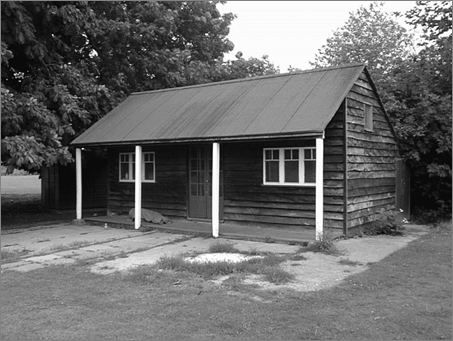
%> input picture Bilder/haus.png, 453 x 341 px
$ octave CVHA1.m   (GNU Octave 9; MATLAB toolbox functions it lacks are replaced by stand-ins)
%> lines starting %> are read from the running program, lines starting %| are printed output that depends on the picture
%> further down, Image is the input picture: size 341x453x3 uint8; min 0, max 255, mean 107.3
### rgb_to_gray.m
% Mike Schreiber, tum.mike@googlemail.com, Matrikelnummer: 3021909
% Philipp Tiefenbacher, philtief@googlemail.com, Matrikelnummer:
% Clemens Horch, ch@tum.de, Matrikelnummer: 3013692
% Kinan Mahdi, kinan.mahdi@tum.de, Matrikelnummer:

%RGB_TO_GRAY
function Gray_image = rgb_to_gray(Image)
    if size(Image,3) == 1
        Gray_image = uint8(Image);
        fprintf('Input is already a gray image!\n')
    else
        Gray_image(:,:,1) = Image(:,:,1) .* 0.299 + Image(:,:,2) .* 0.587 + Image(:,:,3) .* 0.114;
        Gray_image = uint8(Gray_image);
    end
end

### sobel_xy.m
% Mike Schreiber, tum.mike@googlemail.com, Matrikelnummer: 3021909
% Philipp Tiefenbacher, philtief@googlemail.com, Matrikelnummer:
% Clemens Horch, ch@tum.de, Matrikelnummer: 3013692
% Kinan Mahdi, kinan.mahdi@tum.de, Matrikelnummer:

%SOBEL_XY
function [Fx,Fy]=sobel_xy(Image)
% Sx=[1 0 -1;2 0 -2;1 0 -1];
% Sy=[1 2 1;0 0 0;-1 -2 -1];

Image=double(Image);
%> Image: size 341x453 double

Fx=zeros(size(Image));
Fy=zeros(size(Image));

% darf nicht verwendet werden!
% Fx=conv2(Sx,Image);
% Fy=conv2(Sy,Image);


for r=2:size(Image,1)-1
    for c=2:size(Image,2)-1
        Fx(r,c) = Image(r-1,c-1) - Image(r-1,c+1) + 2*Image(r,c-1) - 2*Image(r,c+1) + Image(r+1,c-1) - Image(r+1,c+1);
        Fy(r,c) = Image(r-1,c-1) + 2*Image(r-1,c) + Image(r-1,c+1) - Image(r+1,c-1) - 2*Image(r+1,c) - Image(r+1,c+1);
    end
end
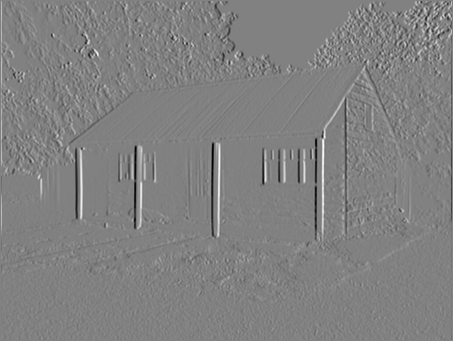
%> Fx: size 341x453 double; min -982, max 956, mean 0; drawn with min black and max white
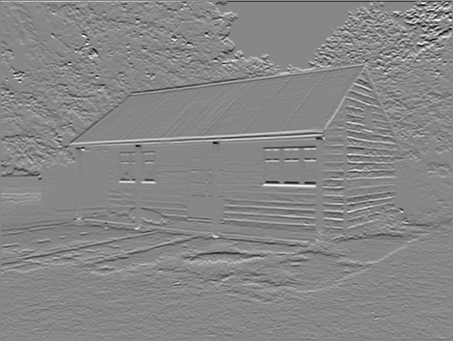
%> Fy: size 341x453 double; min -902, max 799, mean 0.3; drawn with min black and max white


% [15 lines of commented-out code are left out]
end

### harris_detektor.m
% Mike Schreiber, tum.mike@googlemail.com, Matrikelnummer: 3021909
% Philipp Tiefenbacher, philtief@googlemail.com, Matrikelnummer:
% Clemens Horch, ch@tum.de, Matrikelnummer: 3013692
% Kinan Mahdi, kinan.mahdi@tum.de, Matrikelnummer:

%HARRIS_DETEKTOR
function Merkmale=harris_detektor(Bild, W, k, tau, do_plot)
%> called with W = 7, k = 0.04, tau = 1000, do_plot = 1
%function Merkmale=harris_detektor(Bild, W, k, tau, tile_size, N, min_dist, do_plot)
if size(Bild,3) == 3
    Bild = rgb_to_gray(Bild);
end

[Fx,Fy]=sobel_xy(Bild);

G=zeros(2,2);
windowX=zeros(W,W);
windowY=zeros(W,W);
windowXY=zeros(W,W);
i=1;

Fx2=Fx.^2;
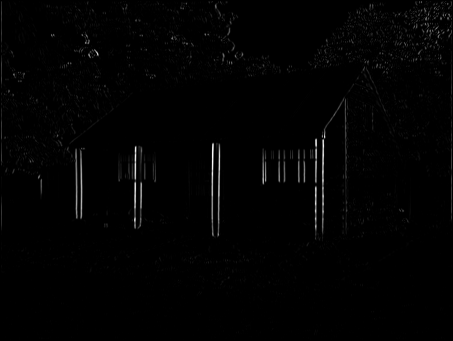
%> Fx2: size 341x453 double; min 0, max 964324, mean 10431.2; drawn with min black and max white
Fy2=Fy.^2;
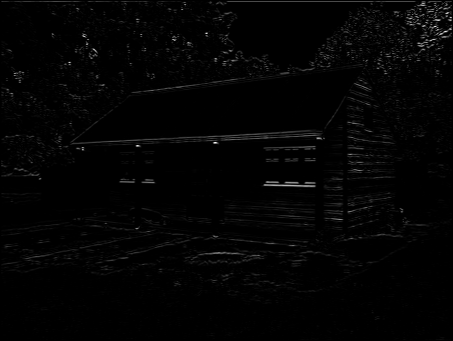
%> Fy2: size 341x453 double; min 0, max 813604, mean 12255.8; drawn with min black and max white
FxFy=Fx.*Fy;
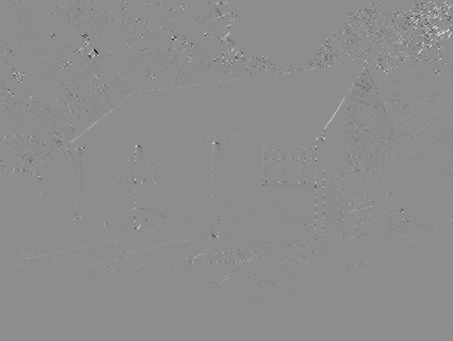
%> FxFy: size 341x453 double; min -463536, max 373396, mean -11.9; drawn with min black and max white

W=(W-1)/2;

for r=W+1:size(Bild,1)-W
    for c=W+1:size(Bild,2)-W
        windowX=Fx2(r-W:r+W,c-W:c+W);
        windowY=Fy2(r-W:r+W,c-W:c+W);
        windowXY=FxFy(r-W:r+W,c-W:c+W);
        G(1,1)=sum(windowX(:));
        G(1,2)=sum(windowXY(:));
        G(2,1)=G(1,2);
        G(2,2)=sum(windowY(:));

        % Option 1:
        d=eig(G);
        C=sqrt(min(d(:)));

        % Option 2:
        %C=det(G)-k*(trace(G))^2;

        if C > tau
            Merkmale(i,:)=[r c];
            i=i+1;
        end
    end
end
%> after the loop, G = [62905 1283; 1283 73425]; i = 7093

% [28 lines of commented-out code are left out]


if do_plot==1
    % [4 lines of commented-out code are left out]
    size(Merkmale)
%> ans = [7092 2]

    imshow(Bild)
    hold on

    x=Merkmale(:,2);
%> x = 7092 values, max 450 at index 48, min 4 at index 5593, mean 300.4
    y=Merkmale(:,1);
%> y = 7092 values from 4 to 239

    plot(x,y,'bx');


    hold off

end

end

### CVHA1.m
% Mike Schreiber, tum.mike@googlemail.com, Matrikelnummer: 3021909
% Philipp Tiefenbacher, philtief@googlemail.com, Matrikelnummer:
% Clemens Horch, ch@tum.de, Matrikelnummer: 3013692
% Kinan Mahdi, kinan.mahdi@tum.de, Matrikelnummer: 3623887

%F�r die letztendlich Abgabe bitte das folgende auskommentieren, und korrekte
%Parameter Ihres Harris Detektors �bergeben
Image = imread('Bilder/haus.png');
IGray = rgb_to_gray(Image);
[Fx,Fy]=sobel_xy(IGray);
%tic
Merkmale = harris_detektor(IGray,7,0.04,1000,1);
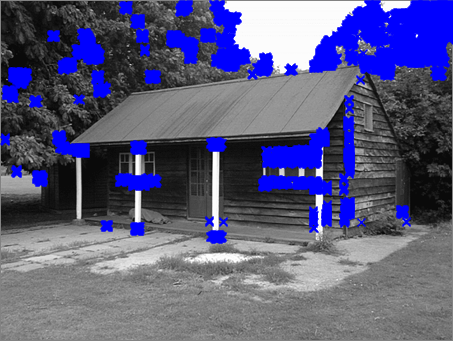
%> figure redrawn from the program's plot data
%toc

%Merkmale = fail(IGray,7,0.06,500000000000,1);

$ run again, with Bilder/cones.png copied over Bilder/haus.png
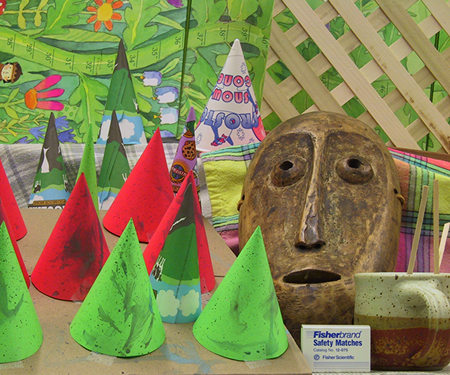
%> input picture Bilder/cones.png, 450 x 375 px
%> Image is the input picture: size 375x450x3 uint8; mean R, G, B 132.6, 130.2, 82.3
%> Image: size 375x450 double
%> in harris_detektor, `FxFy=Fx.*Fy;`:
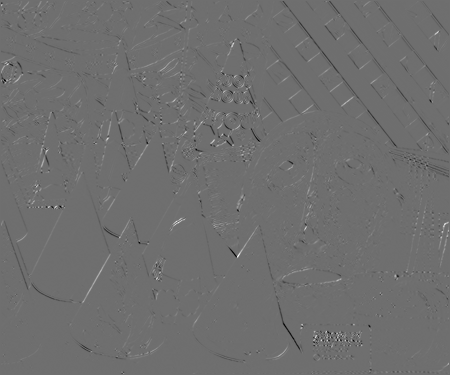
%> FxFy: size 375x450 double; min -179520, max 232875, mean -82.9; drawn with min black and max white
%> after the loop in harris_detektor, `for r=W+1:size(Bild,1)-W`: G = [74354 38252; 38252 418882]; Merkmale = 1389 rows, first 12: [65 10; 65 11; 66 10; 66 11; 66 12; 66 13; 66 14; 66 15; 67 10; 67 11; 67 12; 67 13]; i = 1390
%> ans = [1389 2]
%> x = 1389 values, max 447 at index 632, min 4 at index 79, mean 248.3
%> y = 1389 values from 65 to 372
%> `Merkmale = harris_detektor(IGray,7,0.04,1000,1);`:
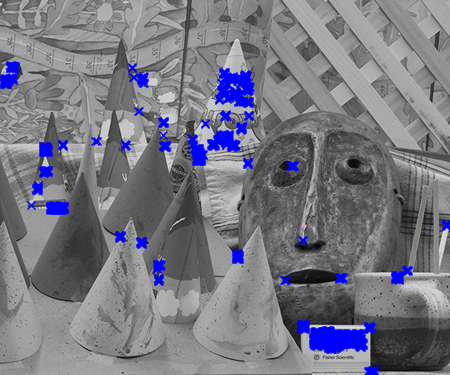
%> figure redrawn from the program's plot data
